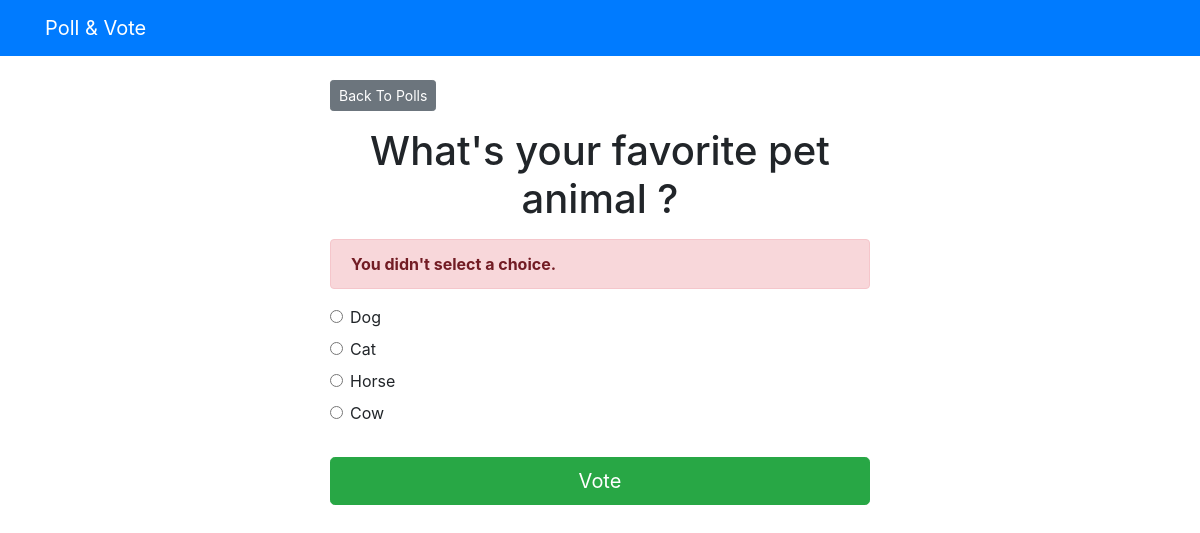
/vote_app/1/vote/, run on the app's committed database.
### vote_app/models.py (models this page shows, shortened)
class Question(models.Model):
    question_text = models.CharField(max_length=200)
    pub_date = models.DateTimeField('date published')

class Choice(models.Model):
    question = models.ForeignKey(Question, on_delete=models.CASCADE)
    choice_text = models.CharField(max_length=200)
    votes = models.IntegerField(default=0)

### vote_app/views.py (the view)
# urls.py: path('<int:question_id>/vote/', views.vote, name='vote'),
def vote(request, question_id):
    question = get_object_or_404(Question, pk=question_id)
    try:
        selected_choice = question.choice_set.get(pk=request.POST['choice'])
    except (KeyError, Choice.DoesNotExist):
        return render(request, 'vote_app/detail.html', {
            'question': question,
            'error_message': "You didn't select a choice.",
        })
    else:
        selected_choice.votes += 1
        selected_choice.save()
        return HttpResponseRedirect(reverse('vote_app:results', args=(question.id,)))

### vote_app/templates/vote_app/detail.html (shortened to what this page needs)
{% extends 'base.html' %}
{% block content %}
<a class="btn btn-secondary btn-sm mb-3" href="{% url 'vote_app:index' %}">Back To Polls</a>
<h1 class="text-center mb-3">{{question.question_text}}</h1>
{% if error_message %}
<p class="alert alert-danger">
<strong>{{error_message}}</strong>
</p>
{% endif %}
<form action="{% url 'vote_app:vote' question.id %}" method="post">
    {% for choice in question.choice_set.all %}
    <div class="form-check">
    <input type="radio" name="choice" class="form-check-input" id="choice{{forloop.counter}}"
    value="{{ choice.id }}">
    <label for="choice{{ forloop.counter }}">{{choice.choice_text}}</label>
    </div>
    {% endfor %}
    <input type="submit" value="Vote" class="btn btn-success btn-lg btn-block mt-4">
</form>
{% endblock %}

### data on the page
Question: question_text "What's your favorite pet animal ?"
Choice: choice_text "Dog"
Choice: choice_text "Cat"
Choice: choice_text "Horse"
Choice: choice_text "Cow"

### other printed values
{{ error_message }} "You didn't select a choice."
